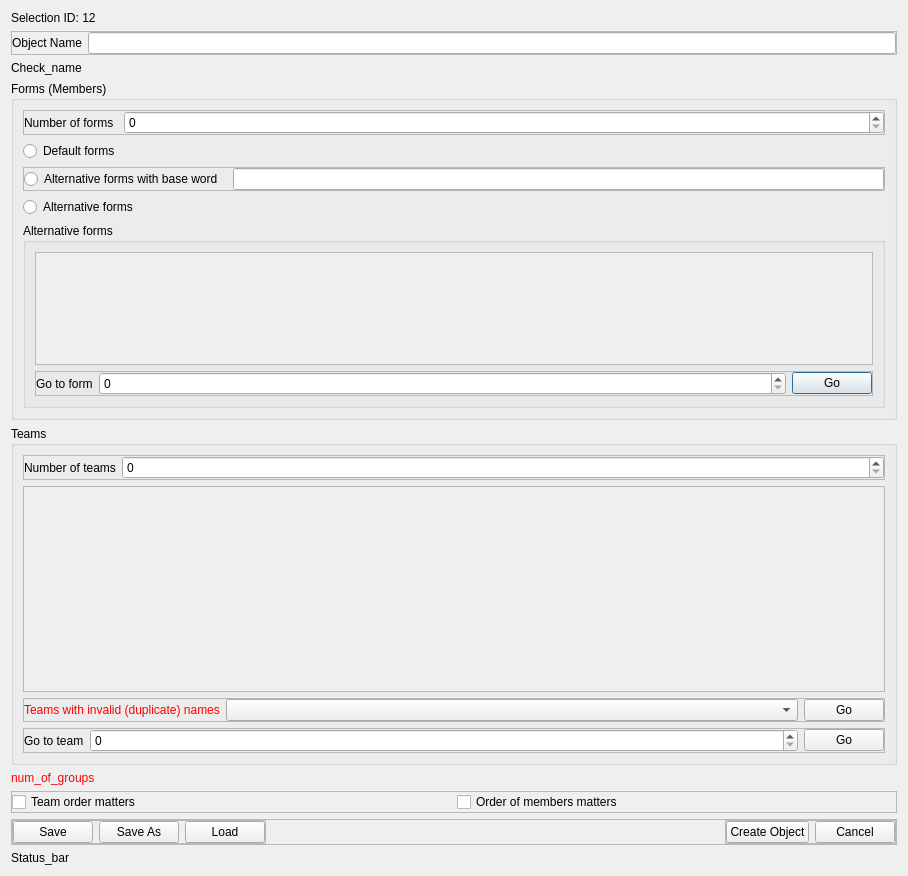
<?xml version="1.0" encoding="UTF-8"?>
<ui version="4.0">
 <class>Dialog</class>
 <widget class="QDialog" name="Dialog">
  <property name="geometry">
   <rect>
    <x>0</x>
    <y>0</y>
    <width>908</width>
    <height>876</height>
   </rect>
  </property>
  <property name="windowTitle">
   <string>Dialog</string>
  </property>
  <layout class="QVBoxLayout" name="verticalLayout">
   <item>
    <widget class="QLabel" name="label_14">
     <property name="sizePolicy">
      <sizepolicy hsizetype="Fixed" vsizetype="Fixed">
       <horstretch>0</horstretch>
       <verstretch>0</verstretch>
      </sizepolicy>
     </property>
     <property name="text">
      <string>Selection ID: 12</string>
     </property>
    </widget>
   </item>
   <item>
    <widget class="QFrame" name="frame">
     <property name="sizePolicy">
      <sizepolicy hsizetype="Expanding" vsizetype="Fixed">
       <horstretch>0</horstretch>
       <verstretch>0</verstretch>
      </sizepolicy>
     </property>
     <property name="frameShape">
      <enum>QFrame::Shape::StyledPanel</enum>
     </property>
     <property name="frameShadow">
      <enum>QFrame::Shadow::Raised</enum>
     </property>
     <layout class="QHBoxLayout" name="horizontalLayout">
      <property name="leftMargin">
       <number>0</number>
      </property>
      <property name="topMargin">
       <number>0</number>
      </property>
      <property name="rightMargin">
       <number>0</number>
      </property>
      <property name="bottomMargin">
       <number>0</number>
      </property>
      <item>
       <widget class="QLabel" name="label">
        <property name="text">
         <string>Object Name</string>
        </property>
       </widget>
      </item>
      <item>
       <widget class="QLineEdit" name="lineEdit"/>
      </item>
     </layout>
    </widget>
   </item>
   <item>
    <widget class="QLabel" name="label_2">
     <property name="sizePolicy">
      <sizepolicy hsizetype="Preferred" vsizetype="Preferred">
       <horstretch>0</horstretch>
       <verstretch>0</verstretch>
      </sizepolicy>
     </property>
     <property name="text">
      <string>Check_name</string>
     </property>
    </widget>
   </item>
   <item>
    <widget class="QGroupBox" name="groupBox_2">
     <property name="sizePolicy">
      <sizepolicy hsizetype="Expanding" vsizetype="Expanding">
       <horstretch>0</horstretch>
       <verstretch>0</verstretch>
      </sizepolicy>
     </property>
     <property name="title">
      <string>Forms (Members)</string>
     </property>
     <layout class="QVBoxLayout" name="verticalLayout_4">
      <item>
       <widget class="QFrame" name="frame_7">
        <property name="sizePolicy">
         <sizepolicy hsizetype="Expanding" vsizetype="Fixed">
          <horstretch>0</horstretch>
          <verstretch>0</verstretch>
         </sizepolicy>
        </property>
        <property name="frameShape">
         <enum>QFrame::Shape::StyledPanel</enum>
        </property>
        <property name="frameShadow">
         <enum>QFrame::Shadow::Raised</enum>
        </property>
        <layout class="QHBoxLayout" name="horizontalLayout_6">
         <property name="spacing">
          <number>10</number>
         </property>
         <property name="leftMargin">
          <number>0</number>
         </property>
         <property name="topMargin">
          <number>0</number>
         </property>
         <property name="rightMargin">
          <number>0</number>
         </property>
         <property name="bottomMargin">
          <number>0</number>
         </property>
         <item>
          <widget class="QLabel" name="label_4">
           <property name="sizePolicy">
            <sizepolicy hsizetype="Maximum" vsizetype="Preferred">
             <horstretch>0</horstretch>
             <verstretch>0</verstretch>
            </sizepolicy>
           </property>
           <property name="text">
            <string>Number of forms</string>
           </property>
          </widget>
         </item>
         <item>
          <widget class="QSpinBox" name="spin_box"/>
         </item>
        </layout>
       </widget>
      </item>
      <item>
       <widget class="QRadioButton" name="radioButton_4">
        <property name="text">
         <string>Default forms</string>
        </property>
       </widget>
      </item>
      <item>
       <widget class="QFrame" name="frame_8">
        <property name="frameShape">
         <enum>QFrame::Shape::StyledPanel</enum>
        </property>
        <property name="frameShadow">
         <enum>QFrame::Shadow::Raised</enum>
        </property>
        <layout class="QHBoxLayout" name="horizontalLayout_5">
         <property name="spacing">
          <number>10</number>
         </property>
         <property name="leftMargin">
          <number>0</number>
         </property>
         <property name="topMargin">
          <number>0</number>
         </property>
         <property name="rightMargin">
          <number>0</number>
         </property>
         <property name="bottomMargin">
          <number>0</number>
         </property>
         <item>
          <widget class="QRadioButton" name="radioButton_5">
           <property name="text">
            <string>Alternative forms with base word</string>
           </property>
          </widget>
         </item>
         <item>
          <widget class="QLineEdit" name="lineEdit_2"/>
         </item>
        </layout>
       </widget>
      </item>
      <item>
       <widget class="QRadioButton" name="radioButton_6">
        <property name="text">
         <string>Alternative forms</string>
        </property>
       </widget>
      </item>
      <item>
       <widget class="QGroupBox" name="groupBox_4">
        <property name="sizePolicy">
         <sizepolicy hsizetype="Expanding" vsizetype="Expanding">
          <horstretch>0</horstretch>
          <verstretch>0</verstretch>
         </sizepolicy>
        </property>
        <property name="title">
         <string>Alternative forms</string>
        </property>
        <layout class="QVBoxLayout" name="verticalLayout_7">
         <item>
          <widget class="QScrollArea" name="scrollArea">
           <property name="horizontalScrollBarPolicy">
            <enum>Qt::ScrollBarPolicy::ScrollBarAlwaysOff</enum>
           </property>
           <property name="widgetResizable">
            <bool>true</bool>
           </property>
           <widget class="QWidget" name="widget">
            <property name="geometry">
             <rect>
              <x>0</x>
              <y>0</y>
              <width>848</width>
              <height>116</height>
             </rect>
            </property>
            <property name="sizePolicy">
             <sizepolicy hsizetype="Expanding" vsizetype="Expanding">
              <horstretch>0</horstretch>
              <verstretch>0</verstretch>
             </sizepolicy>
            </property>
            <layout class="QVBoxLayout" name="verticalLayout_8">
             <property name="spacing">
              <number>3</number>
             </property>
             <property name="leftMargin">
              <number>2</number>
             </property>
             <property name="topMargin">
              <number>2</number>
             </property>
             <property name="rightMargin">
              <number>2</number>
             </property>
             <property name="bottomMargin">
              <number>2</number>
             </property>
            </layout>
           </widget>
          </widget>
         </item>
         <item>
          <widget class="QFrame" name="frame_13">
           <property name="frameShape">
            <enum>QFrame::Shape::StyledPanel</enum>
           </property>
           <property name="frameShadow">
            <enum>QFrame::Shadow::Raised</enum>
           </property>
           <layout class="QHBoxLayout" name="horizontalLayout_12" stretch="0,7,0">
            <property name="leftMargin">
             <number>0</number>
            </property>
            <property name="topMargin">
             <number>0</number>
            </property>
            <property name="rightMargin">
             <number>0</number>
            </property>
            <property name="bottomMargin">
             <number>0</number>
            </property>
            <item>
             <widget class="QLabel" name="label_3">
              <property name="text">
               <string>Go to form</string>
              </property>
             </widget>
            </item>
            <item>
             <widget class="QSpinBox" name="spinBox"/>
            </item>
            <item>
             <widget class="QPushButton" name="pushButton_3">
              <property name="text">
               <string>Go</string>
              </property>
             </widget>
            </item>
           </layout>
          </widget>
         </item>
        </layout>
       </widget>
      </item>
     </layout>
    </widget>
   </item>
   <item>
    <widget class="QGroupBox" name="groupBox_5">
     <property name="sizePolicy">
      <sizepolicy hsizetype="Expanding" vsizetype="Expanding">
       <horstretch>0</horstretch>
       <verstretch>0</verstretch>
      </sizepolicy>
     </property>
     <property name="title">
      <string>Teams</string>
     </property>
     <layout class="QVBoxLayout" name="verticalLayout_9">
      <item>
       <widget class="QFrame" name="frame_5">
        <property name="sizePolicy">
         <sizepolicy hsizetype="Expanding" vsizetype="Fixed">
          <horstretch>0</horstretch>
          <verstretch>0</verstretch>
         </sizepolicy>
        </property>
        <property name="frameShape">
         <enum>QFrame::Shape::StyledPanel</enum>
        </property>
        <property name="frameShadow">
         <enum>QFrame::Shadow::Raised</enum>
        </property>
        <layout class="QHBoxLayout" name="horizontalLayout_7" stretch="0,7">
         <property name="leftMargin">
          <number>0</number>
         </property>
         <property name="topMargin">
          <number>0</number>
         </property>
         <property name="rightMargin">
          <number>0</number>
         </property>
         <property name="bottomMargin">
          <number>0</number>
         </property>
         <item>
          <widget class="QLabel" name="label_6">
           <property name="text">
            <string>Number of teams</string>
           </property>
          </widget>
         </item>
         <item>
          <widget class="QSpinBox" name="spinBox_3"/>
         </item>
        </layout>
       </widget>
      </item>
      <item>
       <widget class="QScrollArea" name="scrollArea_2">
        <property name="horizontalScrollBarPolicy">
         <enum>Qt::ScrollBarPolicy::ScrollBarAlwaysOff</enum>
        </property>
        <property name="widgetResizable">
         <bool>true</bool>
        </property>
        <widget class="QWidget" name="widget_2">
         <property name="geometry">
          <rect>
           <x>0</x>
           <y>0</y>
           <width>868</width>
           <height>202</height>
          </rect>
         </property>
         <property name="sizePolicy">
          <sizepolicy hsizetype="Expanding" vsizetype="Expanding">
           <horstretch>0</horstretch>
           <verstretch>0</verstretch>
          </sizepolicy>
         </property>
         <layout class="QVBoxLayout" name="verticalLayout_10">
          <property name="spacing">
           <number>3</number>
          </property>
          <property name="leftMargin">
           <number>2</number>
          </property>
          <property name="topMargin">
           <number>2</number>
          </property>
          <property name="rightMargin">
           <number>2</number>
          </property>
          <property name="bottomMargin">
           <number>2</number>
          </property>
         </layout>
        </widget>
       </widget>
      </item>
      <item>
       <widget class="QFrame" name="frame_9">
        <property name="frameShape">
         <enum>QFrame::Shape::StyledPanel</enum>
        </property>
        <property name="frameShadow">
         <enum>QFrame::Shadow::Raised</enum>
        </property>
        <layout class="QHBoxLayout" name="horizontalLayout_8" stretch="0,6,0">
         <property name="leftMargin">
          <number>0</number>
         </property>
         <property name="topMargin">
          <number>0</number>
         </property>
         <property name="rightMargin">
          <number>0</number>
         </property>
         <property name="bottomMargin">
          <number>0</number>
         </property>
         <item>
          <widget class="QLabel" name="label_9">
           <property name="styleSheet">
            <string notr="true">color: red;</string>
           </property>
           <property name="text">
            <string>Teams with invalid (duplicate) names</string>
           </property>
          </widget>
         </item>
         <item>
          <widget class="QComboBox" name="comboBox"/>
         </item>
         <item>
          <widget class="QPushButton" name="pushButton_8">
           <property name="text">
            <string>Go</string>
           </property>
          </widget>
         </item>
        </layout>
       </widget>
      </item>
      <item>
       <widget class="QFrame" name="frame_14">
        <property name="frameShape">
         <enum>QFrame::Shape::StyledPanel</enum>
        </property>
        <property name="frameShadow">
         <enum>QFrame::Shadow::Raised</enum>
        </property>
        <layout class="QHBoxLayout" name="horizontalLayout_13" stretch="0,7,0">
         <property name="leftMargin">
          <number>0</number>
         </property>
         <property name="topMargin">
          <number>0</number>
         </property>
         <property name="rightMargin">
          <number>0</number>
         </property>
         <property name="bottomMargin">
          <number>0</number>
         </property>
         <item>
          <widget class="QLabel" name="label_5">
           <property name="text">
            <string>Go to team</string>
           </property>
          </widget>
         </item>
         <item>
          <widget class="QSpinBox" name="spinBox_2"/>
         </item>
         <item>
          <widget class="QPushButton" name="pushButton_7">
           <property name="text">
            <string>Go</string>
           </property>
          </widget>
         </item>
        </layout>
       </widget>
      </item>
     </layout>
    </widget>
   </item>
   <item>
    <widget class="QLabel" name="label_8">
     <property name="styleSheet">
      <string notr="true">color: red</string>
     </property>
     <property name="text">
      <string>num_of_groups</string>
     </property>
    </widget>
   </item>
   <item>
    <widget class="QFrame" name="frame_6">
     <property name="frameShape">
      <enum>QFrame::Shape::StyledPanel</enum>
     </property>
     <property name="frameShadow">
      <enum>QFrame::Shadow::Raised</enum>
     </property>
     <layout class="QHBoxLayout" name="horizontalLayout_9">
      <property name="leftMargin">
       <number>0</number>
      </property>
      <property name="topMargin">
       <number>0</number>
      </property>
      <property name="rightMargin">
       <number>0</number>
      </property>
      <property name="bottomMargin">
       <number>0</number>
      </property>
      <item>
       <widget class="QCheckBox" name="checkBox_2">
        <property name="text">
         <string>Team order matters</string>
        </property>
       </widget>
      </item>
      <item>
       <widget class="QCheckBox" name="checkBox">
        <property name="text">
         <string>Order of members matters</string>
        </property>
       </widget>
      </item>
     </layout>
    </widget>
   </item>
   <item>
    <widget class="QFrame" name="frame_2">
     <property name="frameShape">
      <enum>QFrame::Shape::StyledPanel</enum>
     </property>
     <property name="frameShadow">
      <enum>QFrame::Shadow::Raised</enum>
     </property>
     <layout class="QHBoxLayout" name="horizontalLayout_2">
      <property name="leftMargin">
       <number>0</number>
      </property>
      <property name="topMargin">
       <number>0</number>
      </property>
      <property name="rightMargin">
       <number>0</number>
      </property>
      <property name="bottomMargin">
       <number>0</number>
      </property>
      <item alignment="Qt::AlignmentFlag::AlignLeft">
       <widget class="QFrame" name="frame_3">
        <property name="frameShape">
         <enum>QFrame::Shape::StyledPanel</enum>
        </property>
        <property name="frameShadow">
         <enum>QFrame::Shadow::Raised</enum>
        </property>
        <layout class="QHBoxLayout" name="horizontalLayout_3">
         <property name="leftMargin">
          <number>0</number>
         </property>
         <property name="topMargin">
          <number>0</number>
         </property>
         <property name="rightMargin">
          <number>0</number>
         </property>
         <property name="bottomMargin">
          <number>0</number>
         </property>
         <item>
          <widget class="QPushButton" name="pushButton_4">
           <property name="text">
            <string>Save</string>
           </property>
          </widget>
         </item>
         <item>
          <widget class="QPushButton" name="pushButton_5">
           <property name="text">
            <string>Save As</string>
           </property>
          </widget>
         </item>
         <item>
          <widget class="QPushButton" name="pushButton_6">
           <property name="text">
            <string>Load</string>
           </property>
          </widget>
         </item>
        </layout>
       </widget>
      </item>
      <item alignment="Qt::AlignmentFlag::AlignRight">
       <widget class="QFrame" name="frame_4">
        <property name="frameShape">
         <enum>QFrame::Shape::StyledPanel</enum>
        </property>
        <property name="frameShadow">
         <enum>QFrame::Shadow::Raised</enum>
        </property>
        <layout class="QHBoxLayout" name="horizontalLayout_4" stretch="1,1">
         <property name="leftMargin">
          <number>0</number>
         </property>
         <property name="topMargin">
          <number>0</number>
         </property>
         <property name="rightMargin">
          <number>0</number>
         </property>
         <property name="bottomMargin">
          <number>0</number>
         </property>
         <item>
          <widget class="QPushButton" name="pushButton">
           <property name="text">
            <string>Create Object</string>
           </property>
          </widget>
         </item>
         <item>
          <widget class="QPushButton" name="pushButton_2">
           <property name="text">
            <string>Cancel</string>
           </property>
          </widget>
         </item>
        </layout>
       </widget>
      </item>
     </layout>
    </widget>
   </item>
   <item>
    <widget class="QLabel" name="label_7">
     <property name="text">
      <string>Status_bar</string>
     </property>
    </widget>
   </item>
  </layout>
 </widget>
 <resources/>
 <connections/>
</ui>
